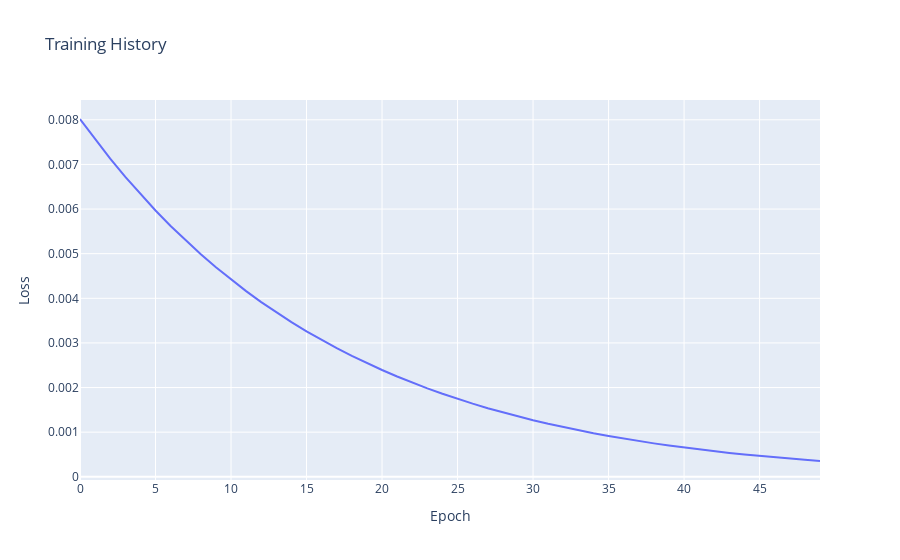

The code cell stored with this chart in its notebook:
### Code cell
# - - - - - - - - - - - - - - - - - - - - - - - - - - - - - - - - - - - - - - -
# Plot the training history
# - - - - - - - - - - - - - - - - - - - - - - - - - - - - - - - - - - - - - - -

fig = go.Figure()
fig.add_trace(go.Scatter(x=history.epoch, y=history.history['loss'], mode='lines', name='loss'))
fig.update_layout(title="Training History", xaxis_title="Epoch", yaxis_title="Loss")
fig.show()

### Figure 1 — Plotly figure (JSON) as saved in the notebook; plotly's stock layout.template omitted (floating-point values rounded to 4 significant figures)
{"data": [{"mode": "lines", "name": "loss", "type": "scatter", "x": [0, 1, 2, 3, 4, 5, 6, 7, 8, 9, 10, 11, 12, 13, 14, 15, 16, 17, 18, 19, 20, 21, 22, 23, 24, 25, 26, 27, 28, 29, 30, 31, 32, 33, 34, 35, 36, 37, 38, 39, 40, 41, 42, 43, 44, 45, 46, 47, 48, 49], "y": [0.008018, 0.007561, 0.007128, 0.006719, 0.006332, 0.005967, 0.005621, 0.005295, 0.004986, 0.004695, 0.00442, 0.00416, 0.003915, 0.003684, 0.003466, 0.00326, 0.003066, 0.002882, 0.00271, 0.002547, 0.002393, 0.002248, 0.002111, 0.001982, 0.001861, 0.001747, 0.001639, 0.001537, 0.001442, 0.001352, 0.001267, 0.001188, 0.001113, 0.001042, 0.000976, 0.0009138, 0.0008553, 0.0008004, 0.0007488, 0.0007004, 0.0006549, 0.0006123, 0.0005722, 0.0005347, 0.0004994, 0.0004664, 0.0004354, 0.0004064, 0.0003792, 0.0003538]}], "layout": {"title": {"text": "Training History"}, "xaxis": {"title": {"text": "Epoch"}}, "yaxis": {"title": {"text": "Loss"}}}}
